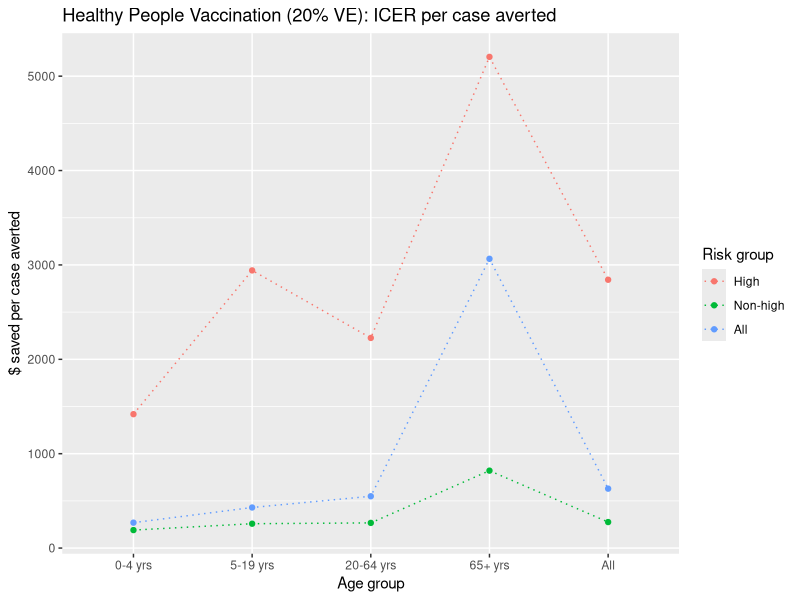
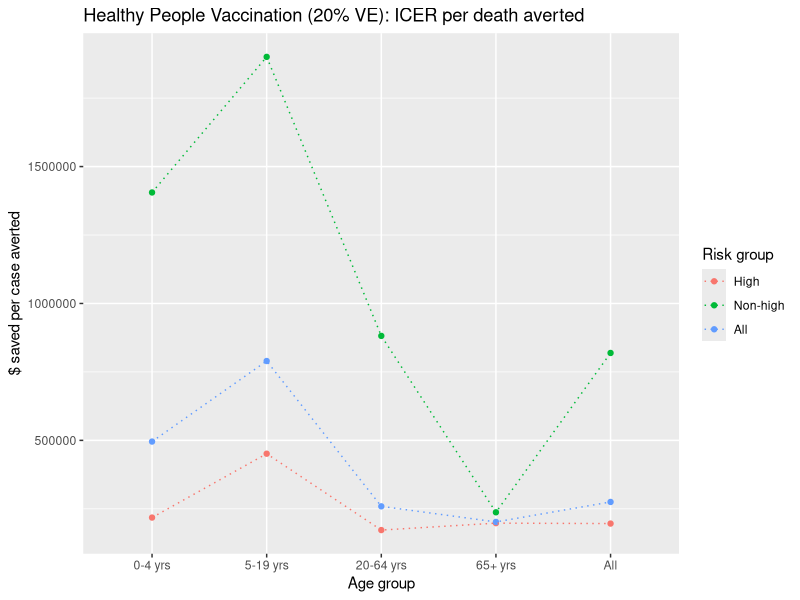
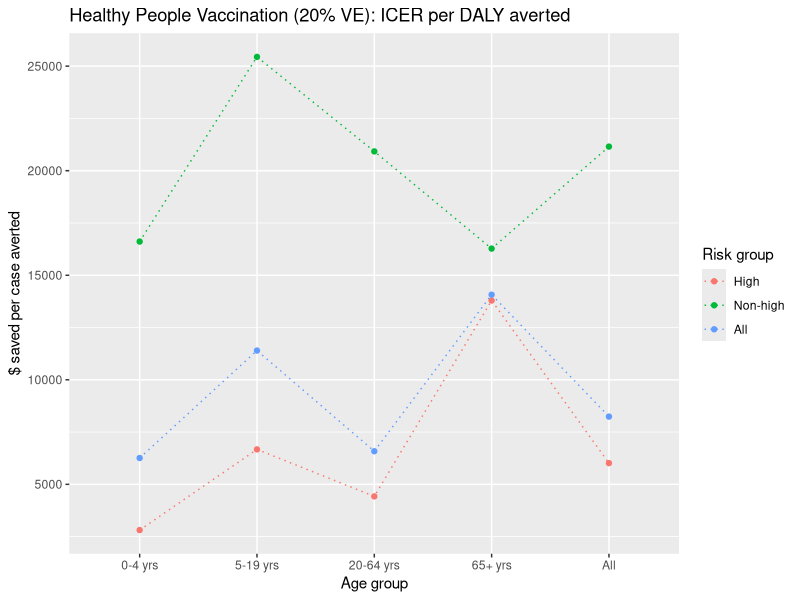
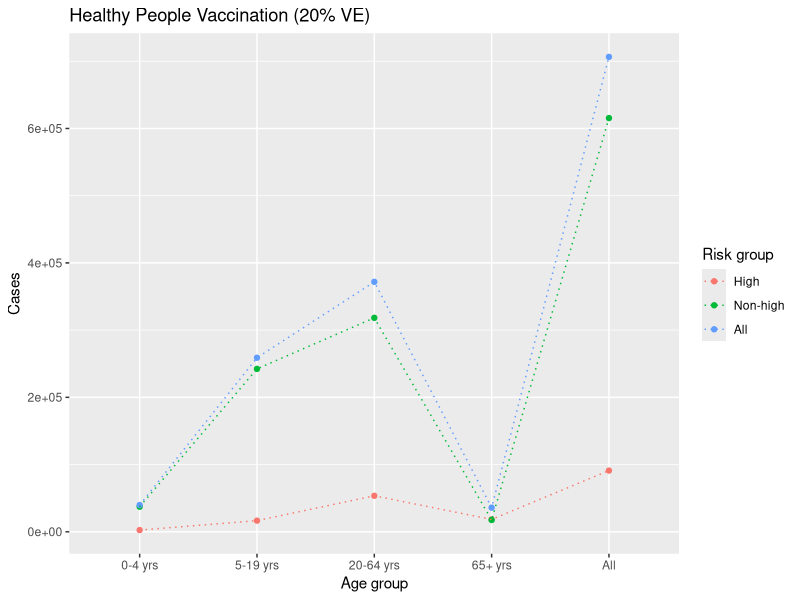
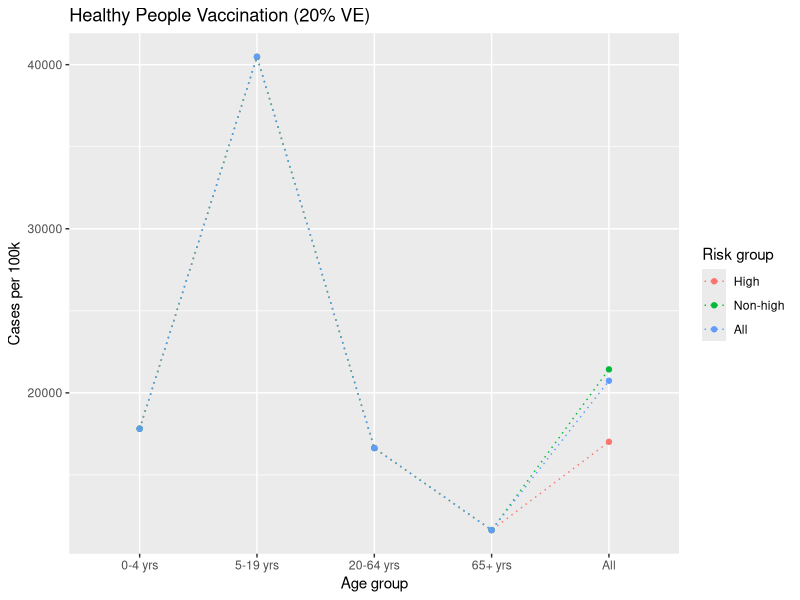
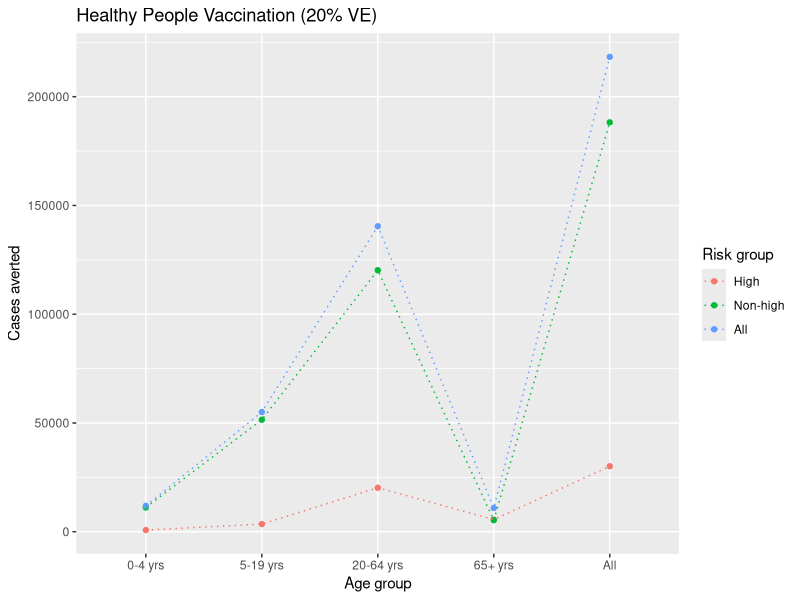
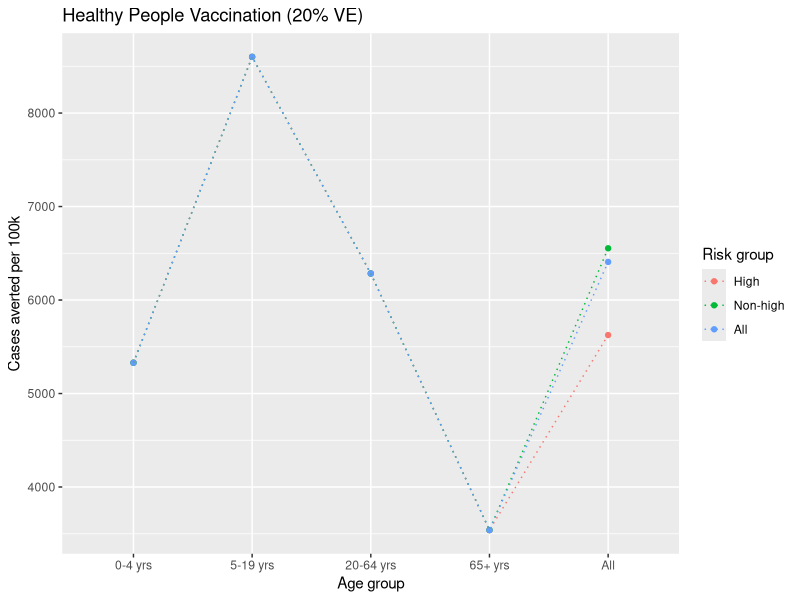
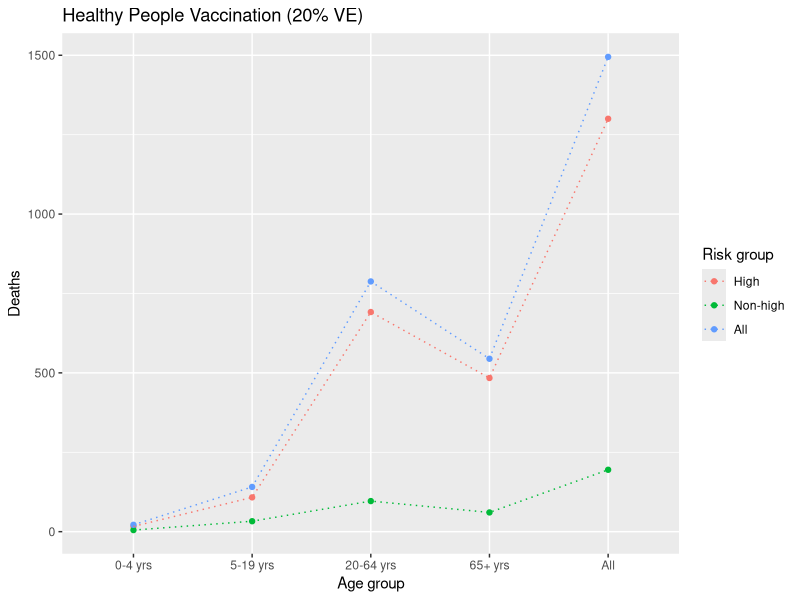

Write the R code that produced these figures, in order.
## ---- chunk 1
knitr::opts_chunk$set(
	echo = FALSE,
	warning = TRUE,
	cache = TRUE,
	tidy = TRUE
)
## ---- chunk 2
rm(list = ls(all.names = TRUE))

library(ggplot2)
library(tidyr)
library(dplyr)
library(knitr)
library(rmarkdown)
library(formatR)
## ---- chunk 3
data <- read.csv("df/icer-all.csv", as.is = TRUE)

# subset comparator = prevalent vaccination
df <- data[!(data$reference=="none"),]

df$cost.diff.per100k <- as.numeric(df$cost.diff.per100k)
df$cases.averted <- as.numeric(df$cases.averted)
df$cases.averted.per100k <- as.numeric(df$cases.averted.per100k)
df$icer.case.averted <- as.numeric(df$icer.case.averted)
df$deaths.averted <- as.numeric(df$deaths.averted)
df$deaths.averted.per100k <- as.numeric(df$ deaths.averted.per100k)
df$icer.death.averted <- as.numeric(df$icer.death.averted)
df$dalys <- as.numeric(df$dalys)
df$dalys.per100k <- as.numeric(df$dalys.per100k)
df$dalys.averted <- as.numeric(df$dalys.averted)
df$dalys.averted.per100k <- as.numeric(df$dalys.averted.per100k)
df$icer.daly.averted <- as.numeric(df$icer.daly.averted)
## ---- chunk 4
# factors
df$age <- factor(df$age, levels = c("0-4 yrs", "5-19 yrs", "20-64 yrs", "65+ yrs", "All"))
df$risk <- factor(df$risk, levels = c("High", "Non-high", "All"))
df$scenario <- factor(df$scenario, levels = c("vaxbase", "vax70"))
df$v.eff <- factor(df$v.eff)
## ---- chunk 5
# subset healthy people 20% VE(compared to prevalent)
df_hp <- df[(df$reference=="vaxbase"),]
df_10 <- df_hp[(df_hp$v.eff == '10'),]
df_20 <- df_hp[(df_hp$v.eff == '20'),]

# subset prevalent 40% VE (compared to none)
df_pv <- df[(df$scenario=="vaxbase"),]
df_40 <- df_pv[(df_pv$v.eff == '40'),]
## ---- chunk 6
ggplot(df_20, aes(x = age, y = icer.case.averted, group = risk, color = risk)) +
  geom_point() + geom_line(linetype = "dotted") + labs(x = "Age group", color = "Risk group") + 
  ylab("$ saved per case averted") + ggtitle("Healthy People Vaccination (20% VE): ICER per case averted")
## ---- chunk 7
ggplot(df_20, aes(x = age, y = icer.death.averted, group = risk, color = risk)) +
  geom_point() + geom_line(linetype = "dotted") + labs(x = "Age group", color = "Risk group") + 
  ylab("$ saved per case averted") + ggtitle("Healthy People Vaccination (20% VE): ICER per death averted")
## ---- chunk 8
ggplot(df_20, aes(x = age, y = icer.daly.averted, group = risk, color = risk)) +
  geom_point() + geom_line(linetype = "dotted") + labs(x = "Age group", color = "Risk group") + 
  ylab("$ saved per case averted") + ggtitle("Healthy People Vaccination (20% VE): ICER per DALY averted")
## ---- chunk 9
g4 <- ggplot(df_20, aes(x = age, group = risk, color = risk)) +
  geom_point() + geom_line(linetype = "dotted") + labs(x = "Age group", color = "Risk group", title = "Healthy People Vaccination (20% VE)")

g4 + aes(y = cases) + labs(y = "Cases")
g4 + aes(y = cases.per100k) + labs(y = "Cases per 100k")
g4 + aes(y = cases.averted) + labs(y = "Cases averted")
g4 + aes(y = cases.averted.per100k) + labs(y = "Cases averted per 100k")
## ---- chunk 10
g4 + aes(y = deaths) + labs(y = "Deaths")
g4 + aes(y = deaths.per100k) + labs(y = "Deaths (per 100k)")
g4 + aes(y = deaths.averted) + labs(y = "Deaths averted")
g4 + aes(y = deaths.averted.per100k) + labs(y = "Deaths averted (per 100k)")
## ---- chunk 11
g4 + aes(y = dalys) + labs(y = "DALYs")
g4 + aes(y = dalys.per100k) + labs(y = "DALYs (per 100k)")
g4 + aes(y = dalys.averted) + labs(y = "DALYs averted")
g4 + aes(y = dalys.averted.per100k) + labs(y = "DALYs averted (per 100k)")
## ---- chunk 12
l <- labs(x = "DALYs averted (per 100k)", y = "Cost (per 100k)", title = "Cost-effectiveness plane: Healthy People Vaccination")

# All VE%
a <- ggplot(df_hp, aes(x = dalys.averted.per100k, y = cost.diff.per100k)) + l

a + aes(color = risk, group = risk) + labs(color = "Risk") + geom_point() + facet_grid(v.eff ~ age)
a + aes(color = age, group = age) + labs(color = "Age group") + geom_point() + facet_grid(v.eff ~ risk)
## ---- chunk 13
# 10% VE
a1 <- ggplot(df_10, aes(x = dalys.averted.per100k, y = cost.diff.per100k)) + l +
  labs(title = "Cost-effectiveness plane: Healthy People vs. Prevalent (10% VE)")
a1 + aes(color = risk, group = risk) + geom_point() + facet_grid(~ age)
a1 + aes(color = age, group = age) + geom_point() + facet_grid(~ risk)

# 20% VE
a2 <- ggplot(df_20, aes(x = dalys.averted.per100k, y = cost.diff.per100k)) + l +
  labs(title = "Cost-effectiveness plane: Healthy People vs. Prevalent (20% VE)")
a2 + aes(color = risk, group = risk) + geom_point() + facet_grid(~ age)
a2 + aes(color = age, group = age) + geom_point() + facet_grid(~ risk)
